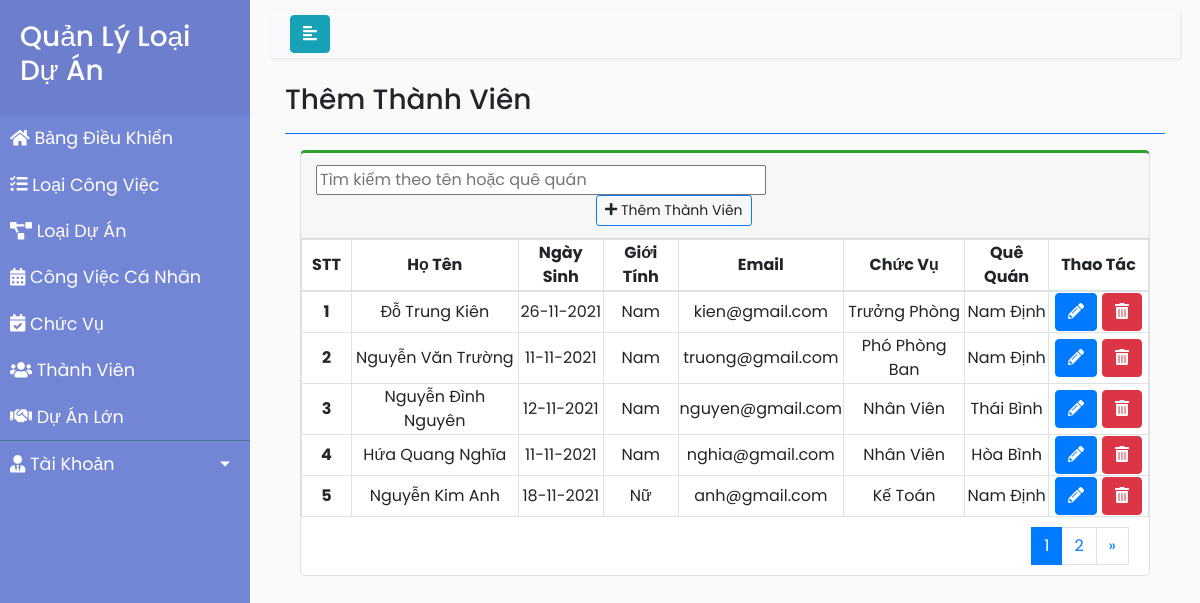
Page /ThanhVien/index.php on the committed database.
### tables this page shows
CREATE TABLE `tt_thanhvien` (
  `id` int(11) NOT NULL,
  `HoTen` varchar(50) NOT NULL,
  `NgaySinh` date NOT NULL,
  `GioiTinh` varchar(50) NOT NULL,
  `TenChucVu` varchar(100) NOT NULL,
  `Email` varchar(50) NOT NULL,
  `QueQuan` varchar(100) NOT NULL
);

### ThanhVien/index.php (the view, shortened to what this page needs)
<!DOCTYPE html>
<html>
<head>
    <link rel="stylesheet" href="https://stackpath.bootstrapcdn.com/bootstrap/4.1.0/css/bootstrap.min.css">
    <link rel="stylesheet" href="style2.css">
    <link rel="stylesheet" href="https://cdnjs.cloudflare.com/ajax/libs/malihu-custom-scrollbar-plugin/3.1.5/jquery.mCustomScrollbar.min.css">
</head>
<body>
    <div class="wrapper">
        <nav id="sidebar">
            <div class="sidebar-header">
                <h3>Quản Lý Loại Dự Án</h3>
            </div>
            <ul class="list-unstyled components" style="margin-bottom: 0px; padding: 0px">
                <li><a href="../BangDieuKhien/index.php"><i class="fas fa-home"></i> Bảng Điều Khiển</a></li>
                <li><a href="../DuAnLon/index.php"><i class="fas fa-tasks"></i> Loại Công Việc</a></li>
                <li><a href="../LoaiDuAn/index.php"><i class="fas fa-project-diagram"></i> Loại Dự Án</a></li>
                <li><a href="../CongViecCaNhan/index.php"><i class="fas fa-calendar-alt"></i> Công Việc Cá Nhân</a></li>
                <li><a href="../ChucVu/index.php"><i class="fas fa-calendar-check"></i> Chức Vụ</a></li>
                <li><a href="index.php"><i class="fas fa-users"></i> Thành Viên</a></li>
                <li><a href="../DuAnLon/index.php"><i class="fas fa-handshake"></i> Dự Án Lớn</a></li>
            </ul>
            <ul style="padding-left: 0px;">
                <li>
                    <a href="#pageSubmenu" data-toggle="collapse" aria-expanded="false" class="dropdown-toggle"><i class="fas fa-user-tie"></i> Tài Khoản</a>
                </li>
            </ul>
        </nav>
        <div id="content">
            <nav class="navbar navbar-expand-lg navbar-light bg-light">
                <div class="container-fluid">
                    <button type="button" id="sidebarCollapse" class="btn btn-info">
                        <i class="fas fa-align-left"></i>
                    </button>
                </div>
            </nav>
            <div class="content-header">
                <div class="container-fluid">
                    <div class="row mb-2">
                        <div class="col-sm-6">
                            <h3 class="m-0">Thêm Thành Viên</h3>
                        </div>
                    </div>
                    <hr class="border-primary">
                </div>
            </div>
            <section class="content">
                <div class="container-fluid">
                    <div class="col-lg-12">
                        <div class="card card-outline card-success" style="border-top: 3px solid rgb(48, 162, 48); border-radius: 5px;">
                            <div class="card-header">
                                <div class="row">
                                    <form method="post">
                                        <input type="text" name="txtSearch" style="width: 450px; margin-left:10px" placeholder="Tìm kiếm theo tên hoặc quê quán">
                                    </form>
                                    <div class="card-tools" style="margin-left:290px">
                                        <a class="btn btn-block btn-sm btn-default btn-flat border-primary" href="themtv.php"><i class="fa fa-plus"></i> Thêm Thành Viên</a>
                                    </div>
                                </div>
                            </div>
                            <table class="table-bordered">
                                <thead>
                                    <tr>
                                        <th scope="col" style="width: 50px; text-align: center">STT</th>
                                        <th scope="col" style="text-align: center">Họ Tên</th>
                                        <th scope="col" style="text-align: center">Ngày Sinh</th>
                                        <th scope="col" style="text-align: center">Giới Tính</th>
                                        <th scope="col" style="text-align: center">Email</th>
                                        <th scope="col" style="text-align: center">Chức Vụ</th>
                                        <th scope="col" style="text-align: center">Quê Quán</th>
                                        <th scope="col" style="width: 100px; text-align: center">Thao Tác</th>
                                    </tr>
                                </thead>
                                <tbody>
                                    <?php
                                    $conn = mysqli_connect("localhost", "root", "", "bt_qlcv");
                                    if ($conn != true) {
                                        die("connect error" . mysqli_connect_errno());
                                    } else {
                                        $sql = mysqli_query($conn, "select * from `tt_thanhvien`");
                                        $total = mysqli_num_rows($sql);
                                        $limit = 5;
                                        $total_page = ceil($total / $limit);
                                        $cr_page = isset($_GET['page']) ? $_GET['page'] : 1;
                                        $start = ($cr_page - 1) * $limit;
                                        $sql = "SELECT * FROM `tt_thanhvien` LIMIT $start,$limit";
                                        if (isset($_POST['txtSearch']) && $_POST['txtSearch'] != '') {
                                            $KeyWord = $_POST['txtSearch'];
                                            $sql = mysqli_query($conn, "SELECT * FROM  tt_thanhvien WHERE HoTen LIKE N'%" . $KeyWord . "%' or QueQuan LIKE N'%" . $KeyWord . "%'");
                                            $total = mysqli_num_rows($sql);
                                            $limit = 5;
                                            $total_page = ceil($total / $limit);
                                            $cr_page = isset($_GET['page']) ? $_GET['page'] : 1;
                                            $start = ($cr_page - 1) * $limit;
                                            $sql = "SELECT * FROM tt_thanhvien WHERE HoTen LIKE N'%" . $KeyWord . "%' or QueQuan LIKE N'%" . $KeyWord . "%' LIMIT $start,$limit";
                                        } else {
                                            $sql = mysqli_query($conn, "select * from `tt_thanhvien`");
                                            $total = mysqli_num_rows($sql);
                                            $limit = 5;
                                            $total_page = ceil($total / $limit);
                                            $cr_page = isset($_GET['page']) ? $_GET['page'] : 1;
                                            $start = ($cr_page - 1) * $limit;
                                            $sql = "SELECT * FROM `tt_thanhvien` LIMIT $start,$limit";
                                        }
                                        $result = mysqli_query($conn, $sql);
                                        if ($result) {
                                            $idtang = 0;
                                            while ($row = mysqli_fetch_assoc($result)) {
                                                $idtang++;
                                                $name = $row['HoTen'];
                                                $ngaysinh = $row['NgaySinh'];
                                                $chuyenns = date('d-m-Y', strtotime($ngaysinh));
                                                $gioitinh = $row['GioiTinh'];
                                                $tenchucvu = $row['TenChucVu'];
                                                $email = $row['Email'];
                                                $quequan = $row['QueQuan'];
                                                echo '<tr>
                                                      <th scope="row" style="text-align: center">' . $idtang . '</th>
                                                      <td style="text-align: center">' . $name . '</td>
                                                      <td style="text-align: center">' . $chuyenns . '</td>
                                                      <td style="text-align: center">' . $gioitinh . '</td>
                                                      <td style="text-align: center">' . $email . '</td>
                                                      <td style="text-align: center">' . $tenchucvu . '</td>
                                                      <td style="text-align: center">' . $quequan . '</td>
                                                      <td style="text-align: center">
                                                            <button class = "btn btn-primary"><a href="suatv.php?id=' . $row['id'] . '"><i class="fas fa-pencil-alt"></i></a></button>
						                                    <button class = "btn btn-danger" onclick="return Del();"><a href="xoatv.php?id=' . $row['id'] . '" ><i class="fas fa-trash-alt"></i></a></button>
                                                        </td>
                                                    </tr>';
                                            }
                                        }
                                    }
                                    ?>
                                </tbody>
                            </table>
                            <ul class="pagination justify-content-end" style="margin: 10px 20px;">
                                <?php for ($i = 1; $i <= $total_page; $i++) { ?>
                                    <li class="<?php echo (($cr_page == $i) ? 'page-item active' : '') ?>" aria-current="page"><a class="page-link" href="index.php?page=<?php echo $i ?>"><?php echo $i ?></a></li>
                                <?php } ?>
                                <li class="<?php echo (($cr_page == $total_page) ? 'ckeck' : '') ?>">
                                    <a class="page-link" href="index.php?page=<?php echo $cr_page + 1 ?>" aria-label="Next">
                                        &raquo;
                                    </a>
                                </li>
                            </ul>
                        </div>
                    </div>
                </div>
            </section>
        </div>
    </div>
</body>
</html>

### ThanhVien/style2.css (style rules this page uses)
body { font-family: 'Poppins', sans-serif; background: #fafafa; }
a, a:hover, a:focus { color: inherit; text-decoration: none; transition: all 0.3s; }
.navbar { padding: 5px 5px; background: #fff; border: none; border-radius: 0; margin-bottom: 25px; box-shadow: 1px 1px 3px rgba(0, 0, 0, 0.1); }
.wrapper { display: flex; width: 100%; }
#sidebar { width: 250px; position: fixed; top: 0; left: 0; height: 100vh; z-index: 999; background: #7386D5; color: #fff; transition: all 0.3s; }
#sidebar .sidebar-header { padding: 20px; background: #6d7fcc; }
#sidebar ul.components { padding: 0px 0px 20px; border-bottom: 1px solid #47748b; }
#sidebar ul li a { padding: 10px; font-size: 1.1em; display: block; }
a[data-toggle="collapse"] { position: relative; }
.dropdown-toggle::after { display: block; position: absolute; top: 50%; right: 20px; transform: translateY(-50%); }
#content { width: calc(100% - 250px); padding: 10px 20px; min-height: 100vh; transition: all 0.3s; position: absolute; top: 0; right: 0; }

### rows in the picture
tt_thanhvien: HoTen "Đỗ Trung Kiên", NgaySinh "26-11-2021", GioiTinh "Nam", Email "kien@gmail.com", TenChucVu "Trưởng Phòng", QueQuan "Nam Định"
tt_thanhvien: HoTen "Nguyễn Văn Trường", NgaySinh "11-11-2021", GioiTinh "Nam", Email "truong@gmail.com", TenChucVu "Phó Phòng Ban", QueQuan "Nam Định"
tt_thanhvien: HoTen "Nguyễn Đình Nguyên", NgaySinh "12-11-2021", GioiTinh "Nam", Email "nguyen@gmail.com", TenChucVu "Nhân Viên", QueQuan "Thái Bình"
tt_thanhvien: HoTen "Hứa Quang Nghĩa", NgaySinh "11-11-2021", GioiTinh "Nam", Email "nghia@gmail.com", TenChucVu "Nhân Viên", QueQuan "Hòa Bình"
tt_thanhvien: HoTen "Nguyễn Kim Anh", NgaySinh "18-11-2021", GioiTinh "Nữ", Email "anh@gmail.com", TenChucVu "Kế Toán", QueQuan "Nam Định"
